Frame 1 (no input): blank canvas, image omitted
Frame 60 (the mouse pressed at the canvas centre just before this capture): blank canvas, image omitted
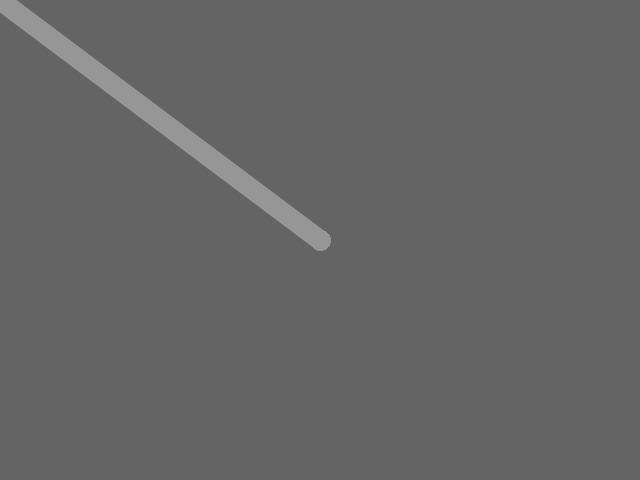
Frame 120 (the mouse held since frame 60 and released just before this capture)

The Processing sketch whose frames 1 and 60 were blank and that drew this single picture after the mouse press (run headless with seeded random() and noise(); from frame 60 on, the mouse is pressed at the canvas centre):

// Processing sketch: linha_que_rastreia_o_mouse_pde
// ── linha_que_rastreia_o_mouse_pde.pde
void setup(){
  size (640,480);
  background(100);
}

void draw() {
  strokeWeight (20);
  stroke(150);
  line (mouseX, mouseY, pmouseX, pmouseY);
}
